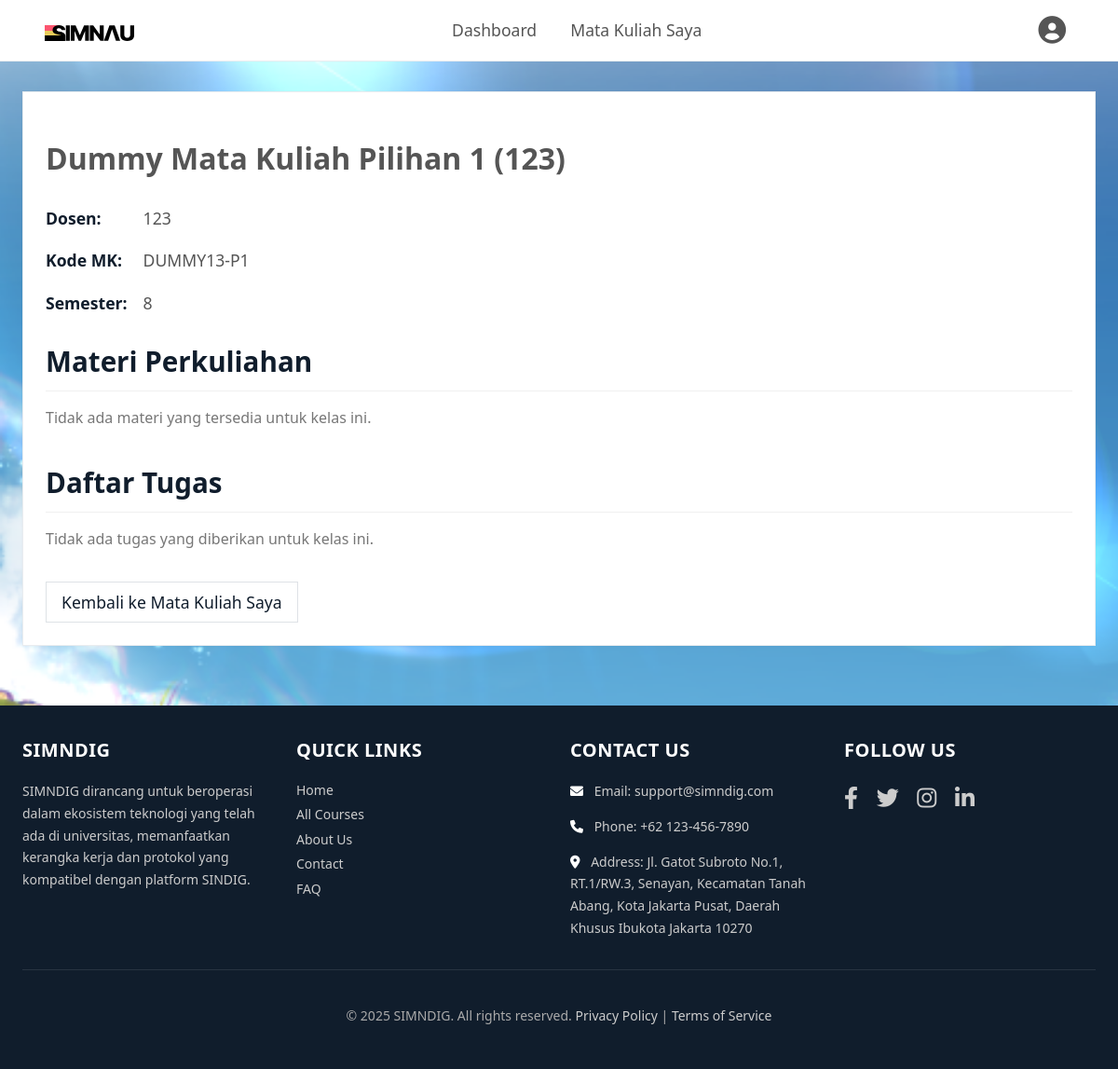
/dosen/kelas/4/, run on the app's committed database.
### matakuliah/models.py (models this page shows, shortened)
class MataKuliah(models.Model):
    _nama = models.CharField(max_length=200)  # private nama
    _nim = models.CharField(max_length=20)    # private nim
    email = models.EmailField()               # public email
    dosen = models.ForeignKey(
        User, on_delete=models.CASCADE, related_name='mata_kuliah_diajar')
    mahasiswa = models.ManyToManyField(
        User, related_name='mata_kuliah_diambil')
    kode_mk = models.CharField(max_length=10, unique=True)
    sks = models.IntegerField()
    semester = models.IntegerField()
    class Meta:
        abstract = False
    @property
    def nama(self):
        return self._nama
    @nama.setter
    def nama(self, value):
        self._nama = value
    @property
    def nim(self):
        return self._nim
    @nim.setter
    def nim(self, value):
        self._nim = value

### dosen/views.py (the view)
# urls.py: path('kelas/<int:kelas_id>/', views.detail_kelas, name='detail_kelas'),
def detail_kelas(request, kelas_id):
    kelas = get_object_or_404(MataKuliah, id=kelas_id)
    return render(request, 'dosen/detail_kelas.html', {'kelas': kelas})

### dosen/templates/dosen/detail_kelas.html (shortened to what this page needs)
{% extends "base.html" %} {% load static %}  {% block head_extra %}
<link rel="stylesheet" type="text/css" href="{% static 'styles/dosen.css' %}" />
{% endblock head_extra %}
{% block navbar_links %}
<li class="main-navbar__item">
  <a href="{% url 'home' %}"
    class="main-navbar__link {% if request.resolver_match.url_name == 'home' %}active{% endif %}">Dashboard</a>
</li>
<li class="main-navbar__item">
  <a href="{% url 'matakuliah:catalog_kelas_dosen' %}"
    class="main-navbar__link {% if request.resolver_match.namespace == 'matakuliah' %}active{% endif %}">Mata Kuliah
    Saya</a>
</li>
{% endblock navbar_links %}
{% block content %}
<div class="content-card">
  <h1 class="mb-4">{{ kelas.nama }}</h1>
  <div class="class-meta mb-4">
    <p><strong>Dosen:</strong> {{ kelas.dosen.username }}</p>
    <p><strong>Kode MK:</strong> {{ kelas.kode_mk }}</p>
    <p><strong>Semester:</strong> {{ kelas.semester }}</p>
  </div>
  <section class="class-section">
    <h2>Materi Perkuliahan</h2>
    {% if materi_list %}
    <div class="table-responsive">
      <table class="custom-table">
        <thead>
          <tr>
            <th>Pertemuan</th>
            <th>Judul</th>
            <th>Tanggal</th>
          </tr>
        </thead>
        <tbody>
          {% for materi in materi_list %}
          <tr>
            <td data-label="Pertemuan">{{ materi.pertemuan_ke }}</td>
            <td data-label="Judul">{{ materi.judul }}</td>
            <td data-label="Tanggal">{{ materi.tanggal|date:"d M Y" }}</td>
          </tr>
          {% endfor %}
        </tbody>
      </table>
    </div>
    {% else %}
    <p class="text-muted">Tidak ada materi yang tersedia untuk kelas ini.</p>
     {% endif %}
  </section>
  <section class="class-section">
    <h2>Daftar Tugas</h2>
    {% if tugas_list %}
    <div class="table-responsive">
      <table class="custom-table">
        <thead>
          <tr>
            <th>Judul</th>
            <th>Tenggat Waktu</th>
          </tr>
        </thead>
        <tbody>
          {% for tugas in tugas_list %}
          <tr>
            <td data-label="Judul">{{ tugas.judul }}</td>
            <td data-label="Tenggat">{{ tugas.tenggat|date:"d M Y H:i" }}</td>
          </tr>
          {% endfor %}
        </tbody>
      </table>
    </div>
    {% else %}
    <p class="text-muted">Tidak ada tugas yang diberikan untuk kelas ini.</p>
    {% endif %}
  </section>
  <div class="mt-4">
    <a href="{% url 'matakuliah:catalog_kelas_dosen' %}" class="button button--secondary">Kembali ke Mata Kuliah
      Saya</a>
  </div>
</div>
{% endblock %}

### static/styles/base.css (style rules this page uses)
html { font-size: 100%; scroll-behavior: smooth; }
body { font-family: system-ui, -apple-system, BlinkMacSystemFont, 'Segoe UI', Roboto, Oxygen, Ubuntu, Cantarell, 'Open Sans', 'Helvetica Neue', sans-serif; margin: 0; padding: 0; background-color: var(--color-background-body); color: var(--color-text-default); line-height: 1.6; display: flex; flex-direction: column; min-height: 100vh; }
a { text-decoration: none; color: var(--color-primary); transition: color 0.2s; }
.button, button.button-default-styling { display: inline-block; padding: var(--spacing-unit-sm) var(--spacing-unit-md); font-size: var(--font-size-base); font-weight: 500; text-align: center; text-decoration: none; color: var(--color-text-light); background-color: var(--color-primary); border: none; border-radius: var(--border-radius-main); cursor: pointer; transition: background-color 0.2s, box-shadow 0.2s; line-height: 1.5; }
.button--secondary { background-color: var(--color-background-card-light); color: var(--color-primary); border: 1px solid var(--color-border-medium); }
.main-navbar__item { margin-left: var(--spacing-unit-xs); }
.main-navbar__link { color: var(--color-text-default); text-decoration: none; font-size: var(--font-size-base); font-weight: 500; padding: var(--spacing-unit-sm) var(--spacing-unit-md); border-radius: var(--border-radius-main); position: relative; display: inline-block; }
.main-navbar__link::after { content: ''; position: absolute; width: 0; height: 2px; bottom: 5px; left: 50%; transform: translateX(-50%); background-color: var(--color-primary); }

### static/styles/dosen.css (style rules this page uses)
body { background-image: url(../img/bg2.png); background-size: cover; background-repeat: no-repeat; }
.content-card, .profile { background-color: var(--color-background-card-white); border-radius: var(--border-radius-main); }
#calendar-container, .class-section, .content-card { margin-bottom: var(--spacing-unit-xl); }
.content-card { display: block; padding: var(--spacing-unit-lg); border: 1px solid var(--color-border-default); box-shadow: 0 1px 3px rgba(0, 0, 0, 0.03); }
.button, button, input[type='submit'].button-like { display: inline-block; padding: var(--spacing-unit-sm) var(--spacing-unit-md); font-size: var(--font-size-base); font-weight: 500; text-align: center; text-decoration: none; color: var(--color-text-light); background-color: var(--color-primary); border: 1px solid var(--color-primary); border-radius: var(--border-radius-main); cursor: pointer; transition: background-color 0.15s ease-in-out, border-color 0.15s ease-in-out, box-shadow 0.15s ease-in-out, color 0.15s ease-in-out; width: auto; }
.button--secondary { background-color: var(--color-background-card-white); color: var(--color-primary); border: 1px solid var(--color-border-medium); }
.class-meta p, .custom-table, .custom-table thead th, .fc { font-size: var(--font-size-base); }
:root { --fc-border-color: var(--color-border-medium); --fc-page-bg-color: var(--color-background-card-white); --fc-neutral-bg-color: var(--color-background-card-light); --fc-list-event-hover-bg-color: var(--color-background-card-light); --fc-button-text-color: var(--color-primary); --fc-button-bg-color: var(--color-background-card-white); --fc-button-border-color: var(--color-border-medium); --fc-button-hover-bg-color: var(--color-background-card-light); --fc-button-hover-border-color: var(--color-border-medium); --fc-button-active-bg-color: var(--color-border-light); --fc-button-active-border-color: var(--color-border-medium); --fc-today-bg-color: rgba(var(--color-secondary-accent-rgb, 0, 86, 179), 0.1); --fc-event-bg-color: var(--color-secondary-accent); --fc-event-border-color: var(--color-secondary-accent); --fc-event-text-color: var(--color-text-light); }
.class-meta p, .fc .fc-col-header-cell-cushion, .fc .fc-daygrid-day-number, .text-muted { color: var(--color-text-default); }
.class-meta p { margin-bottom: var(--spacing-unit-xs); }
.class-meta p strong, .class-section h2, .custom-table thead th { color: var(--color-text-headings); }
.class-meta p strong { min-width: 100px; display: inline-block; }
.class-section h2 { font-size: var(--font-size-xl); margin-bottom: var(--spacing-unit-md); padding-bottom: var(--spacing-unit-sm); border-bottom: 1px solid var(--color-border-light); font-weight: 600; }
.mb-4 { margin-bottom: var(--spacing-unit-lg); }
.mt-4 { margin-top: var(--spacing-unit-lg); }
.text-muted { opacity: 0.8; }

### data on the page
MataKuliah: nama "Dummy Mata Kuliah Pilihan 1 (123)", dosen.username "123", kode_mk "DUMMY13-P1", semester "8"
